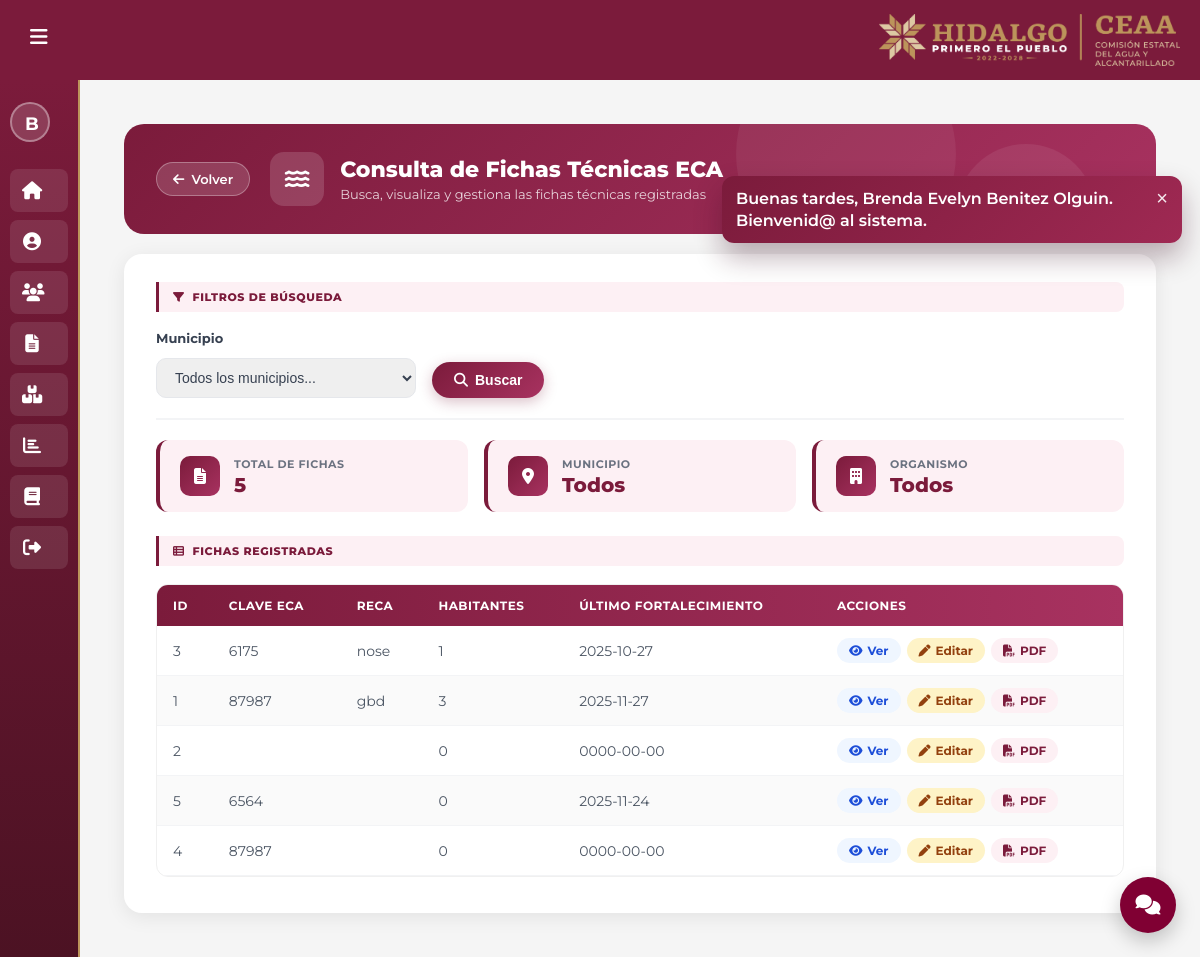
The app's page /index.php?controller=formatos&action=consultaECA (signed in) with its own data.
### tables this page shows
CREATE TABLE `eca_fichas` (
  `id` int(11) NOT NULL,
  `municipio_id` int(11) NOT NULL,
  `organismo_id` int(11) NOT NULL,
  `estado_eca` varchar(255) DEFAULT NULL,
  `clave_eca` varchar(255) DEFAULT NULL,
  `fecha_apertura` date DEFAULT NULL,
  `nombre_reca` varchar(255) DEFAULT NULL,
  `correo_reca` varchar(255) DEFAULT NULL,
  `telefono` varchar(255) DEFAULT NULL,
  `horario_atencion` varchar(255) DEFAULT NULL,
  `direccion` varchar(255) DEFAULT NULL,
  `codigo_postal` varchar(20) DEFAULT NULL,
  `habitantes` int(11) DEFAULT NULL,
  `poblacion_atendida` varchar(255) DEFAULT NULL,
  `mobiliario_equipo` text DEFAULT NULL,
  `equipo_computo` text DEFAULT NULL,
  `material_didactico` text DEFAULT NULL,
  `fecha_ultimo_fortalecimiento` date DEFAULT NULL,
  `observaciones` text DEFAULT NULL,
  `poa_enero` varchar(10) DEFAULT NULL,
  `poa_febrero` varchar(10) DEFAULT NULL,
  `poa_marzo` varchar(10) DEFAULT NULL,
  `poa_abril` varchar(10) DEFAULT NULL,
  `poa_mayo` varchar(10) DEFAULT NULL,
  `poa_junio` varchar(10) DEFAULT NULL,
  `poa_julio` varchar(10) DEFAULT NULL,
  `poa_agosto` varchar(10) DEFAULT NULL,
  `poa_septiembre` varchar(10) DEFAULT NULL,
  `poa_octubre` varchar(10) DEFAULT NULL,
  `poa_noviembre` varchar(10) DEFAULT NULL,
  `poa_diciembre` varchar(10) DEFAULT NULL,
  `poa_enero_sig` varchar(10) DEFAULT NULL,
  `diagnostico` varchar(255) DEFAULT NULL,
  `calidad_ortografia` varchar(10) DEFAULT NULL,
  `calidad_totales` varchar(10) DEFAULT NULL,
  `calidad_escaneado` varchar(10) DEFAULT NULL,
  `calidad_encabezado` varchar(10) DEFAULT NULL,
  `calidad_redaccion` varchar(10) DEFAULT NULL,
  `calidad_actividades` varchar(10) DEFAULT NULL,
  `acciones_2023` text DEFAULT NULL,
  `asistencia_reca_2023` text DEFAULT NULL,
  `fortalecimiento_2023` text DEFAULT NULL,
  `acciones_2024` text DEFAULT NULL,
  `asistencia_reca_2024` text DEFAULT NULL,
  `propuesta_2024_mobiliario` text DEFAULT NULL,
  `propuesta_2024_material` text DEFAULT NULL,
  `user_id` int(11) DEFAULT NULL,
  `fecha_captura` timestamp NOT NULL DEFAULT current_timestamp(),
  `municipio_texto` varchar(255) DEFAULT NULL,
  `tipo_instancia_operativa` varchar(255) DEFAULT NULL,
  `nombre_instancia_operativa` varchar(255) DEFAULT NULL,
  `numero_direccion` varchar(50) DEFAULT NULL,
  `colonia` varchar(150) DEFAULT NULL,
  `localidad` varchar(150) DEFAULT NULL,
  `cap_cultura_pago_desc` text DEFAULT NULL,
  `cap_cultura_pago_asis` varchar(10) DEFAULT NULL,
  `caravana_estiaje_desc` text DEFAULT NULL,
  `caravana_estiaje_asis` varchar(10) DEFAULT NULL,
  `caravana_lluvias_desc` text DEFAULT NULL,
  `caravana_lluvias_asis` varchar(10) DEFAULT NULL,
  `curso_teatro_desc` text DEFAULT NULL,
  `curso_teatro_asis` varchar(10) DEFAULT NULL,
  `platicas_domo_desc` text DEFAULT NULL,
  `platicas_domo_asis` varchar(10) DEFAULT NULL,
  `convencion_aneas_desc` text DEFAULT NULL,
  `convencion_aneas_asis` varchar(10) DEFAULT NULL,
  `fort_2023_mobiliario` varchar(255) DEFAULT NULL,
  `fort_2023_material` varchar(255) DEFAULT NULL,
  `fort_2023_desc` varchar(300) DEFAULT NULL,
  `encuentro_hidrico_desc` text DEFAULT NULL,
  `encuentro_hidrico_asis` varchar(10) DEFAULT NULL,
  `platicas_2024_desc` text DEFAULT NULL,
  `platicas_2024_asis` varchar(10) DEFAULT NULL,
  `caravana_virtual_desc` text DEFAULT NULL,
  `caravana_virtual_asis` varchar(10) DEFAULT NULL,
  `diagnostico_municipal_desc` text DEFAULT NULL,
  `diagnostico_municipal_asis` varchar(10) DEFAULT NULL,
  `prop_2024_mobiliario` varchar(255) DEFAULT NULL,
  `prop_2024_material` varchar(255) DEFAULT NULL,
  `prop_2024_desc` varchar(255) DEFAULT NULL,
  `diagnostico_general` text DEFAULT NULL,
  `observaciones_generales` text DEFAULT NULL
);

### controllers/FormatoController.php (called while the page is built, shortened)
<?php
class FormatoController
{
public function consultaECA(): void
{
    require_once dirname(__DIR__) . "/models/EcaFicha.php";
    $municipio_id = $_GET['municipio_id'] ?? null;
    if (empty($municipio_id)) {
        $fichas = EcaFicha::listarTodas();
    } else {
        $fichas = EcaFicha::listarPorMunicipio($municipio_id);
    }
    require dirname(__DIR__) . "/views/dashboard.php";
}
}

### models/EcaFicha.php (called while the page is built, shortened)
<?php
class EcaFicha
{
    public static function listarTodas(): array
    {
        $pdo = DB::conn();
        $sql = "SELECT
                    e.*,
                    m.nombre AS municipio,
                    o.nombre AS organismo
                FROM eca_fichas e
                LEFT JOIN municipios m ON m.id = e.municipio_id
                LEFT JOIN organismos o ON o.id = e.organismo_id
                ORDER BY m.nombre ASC, e.clave_eca ASC";
        return $pdo->query($sql)->fetchAll(PDO::FETCH_ASSOC);
    }
}

### views/formatos/eca_consulta.php (the view, shortened to what this page needs)
<div class="ecacon-wrapper">
    <div class="ecacon-hero">
        <a href="<?= BASE_URI ?>/index.php?controller=formatos&action=index" class="ecacon-hero-back">
            <i class="fa-solid fa-arrow-left"></i> Volver
        </a>
        <div class="ecacon-hero-center">
            <div class="ecacon-hero-icon">
                <i class="fa-solid fa-water"></i>
            </div>
            <div>
                <h1 class="ecacon-hero-title">Consulta de Fichas Técnicas ECA</h1>
                <p class="ecacon-hero-sub">Busca, visualiza y gestiona las fichas técnicas registradas</p>
            </div>
        </div>
    </div>
    <div class="ecacon-body">
        <div class="ecacon-section-label">
            <i class="fa-solid fa-filter"></i> Filtros de búsqueda
        </div>
        <form method="GET" action="" class="ecacon-filter-form">
            <div class="ecacon-filter-row">
                <div class="ecacon-filter-field">
                    <label class="ecacon-label">Municipio</label>
                    <select name="municipio_id" class="ecacon-select">
                        <option value="">Todos los municipios...</option>
                    </select>
                </div>
                <button type="submit" class="ecacon-btn-search">
                    <i class="fa-solid fa-magnifying-glass"></i> Buscar
                </button>
            </div>
        </form>
        <hr class="ecacon-divider">
        <?php if ($fichas): ?>
        <div class="ecacon-stats">
            <div class="ecacon-stat-card">
                <div class="ecacon-stat-icon"><i class="fa-solid fa-file-lines"></i></div>
                <div>
                    <div class="ecacon-stat-label">Total de fichas</div>
                    <div class="ecacon-stat-value"><?= count($fichas) ?></div>
                </div>
            </div>
            <div class="ecacon-stat-card">
                <div class="ecacon-stat-icon"><i class="fa-solid fa-location-dot"></i></div>
                <div>
                    <div class="ecacon-stat-label">Municipio</div>
                    <div class="ecacon-stat-value"><?= empty($municipio_id) ? 'Todos' : htmlspecialchars($fichas[0]['municipio']) ?></div>
                </div>
            </div>
            <div class="ecacon-stat-card">
                <div class="ecacon-stat-icon"><i class="fa-solid fa-building"></i></div>
                <div>
                    <div class="ecacon-stat-label">Organismo</div>
                    <div class="ecacon-stat-value"><?= empty($municipio_id) ? 'Todos' : htmlspecialchars($fichas[0]['organismo']) ?></div>
                </div>
            </div>
        </div>
        <div class="ecacon-section-label" style="margin-top:4px;">
            <i class="fa-solid fa-table-list"></i> Fichas registradas
        </div>
        <div class="ecacon-table-wrapper">
            <table class="ecacon-table">
                <thead>
                    <tr>
                        <th>ID</th>
                        <th>Clave ECA</th>
                        <th>RECA</th>
                        <th>Habitantes</th>
                        <th>Último fortalecimiento</th>
                        <th>Acciones</th>
                    </tr>
                </thead>
                <tbody>
                <?php foreach ($fichas as $f): ?>
                    <tr>
                        <td><?= (int)$f['id'] ?></td>
                        <td><?= htmlspecialchars($f['clave_eca']) ?></td>
                        <td><?= htmlspecialchars($f['nombre_reca']) ?></td>
                        <td><?= (int)$f['habitantes'] ?></td>
                        <td><?= htmlspecialchars($f['fecha_ultimo_fortalecimiento']) ?></td>
                        <td>
                            <div class="ecacon-actions">
                                <a href="index.php?controller=formatos&action=verECA&id=<?= (int)$f['id'] ?>" class="ecacon-btn-act ecacon-btn-ver">
                                    <i class="fa-solid fa-eye"></i> Ver
                                </a>
                                <a href="index.php?controller=formatos&action=editarECA&id=<?= (int)$f['id'] ?>" class="ecacon-btn-act ecacon-btn-edit">
                                    <i class="fa-solid fa-pen"></i> Editar
                                </a>
                                <a href="index.php?controller=formatos&action=generarPDFECA&id=<?= (int)$f['id'] ?>" class="ecacon-btn-act ecacon-btn-pdf">
                                    <i class="fa-solid fa-file-pdf"></i> PDF
                                </a>
                            </div>
                        </td>
                    </tr>
                <?php endforeach; ?>
                </tbody>
            </table>
        </div>
        <?php endif; ?>
    </div>
</div>

### public/assets/css/dashboard.css (style rules this page uses)
* { margin:0;padding:0;box-sizing:border-box }
body { font-family:'Montserrat',Arial,Helvetica,sans-serif;height:100vh;overflow:auto;background:#f5f5f5 }
label { display:block; margin-bottom:6px; font-weight:600 }
input[type="text"], input[type="email"], input[type="password"], select { width:100%; padding:10px 12px; border:1px solid #e5e7eb; border-radius:10px; outline:none; font-size:14px; }

### records on screen
eca_fichas: id "3", clave_eca "6175", nombre_reca "nose", habitantes "1", fecha_ultimo_fortalecimiento "2025-10-27"
eca_fichas: id "1", clave_eca "87987", nombre_reca "gbd", habitantes "3", fecha_ultimo_fortalecimiento "2025-11-27"
eca_fichas: id "2", habitantes "0", fecha_ultimo_fortalecimiento "0000-00-00"
eca_fichas: id "5", clave_eca "6564", habitantes "0", fecha_ultimo_fortalecimiento "2025-11-24"
eca_fichas: id "4", clave_eca "87987", habitantes "0", fecha_ultimo_fortalecimiento "0000-00-00"

### other values on screen
$inicial "B"
$_SESSION['flash_saludo'] "Buenas tardes, Brenda Evelyn Benitez Olguin. Bienvenid@ al sistema."
count($fichas) "5"
